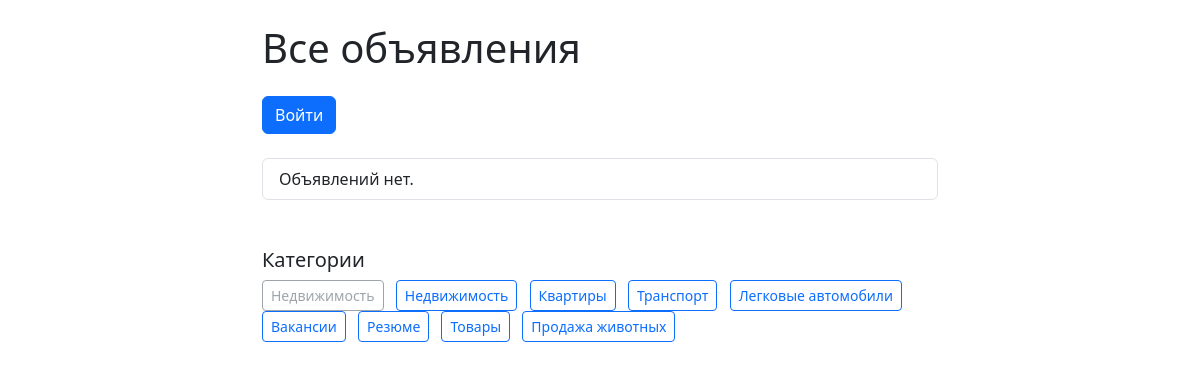
/requests/category/nedvizhimost/, run on the app's committed database.
### ads/models.py (models this page shows, shortened)
class Category(models.Model):
    name = models.CharField("Название категории", max_length=100)
    slug = models.SlugField(max_length=100, unique=True)

### ads/views.py (the view)
# urls.py: path('category/<slug:slug>/', views.ads_by_category, name='ads_by_category'),
def ads_by_category(request, slug):
    category = get_object_or_404(Category, slug=slug)
    ads = Ad.objects.filter(category=category)
    categories = Category.objects.all()  # чтобы передать в шаблон список категорий
    context = {
        'ads': ads,
        'categories': categories,
        'current_category': category,
    }
    return render(request, 'ads/ad_list.html', context)

### ads/templates/ads/ad_list.html (shortened to what this page needs)
<!DOCTYPE html>
<html lang="ru">
<head>
    <link href="https://cdn.jsdelivr.net/npm/bootstrap@5.3.0/dist/css/bootstrap.min.css" rel="stylesheet">
</head>
<body>
<div class="container mt-4" style="max-width: 700px;">
    <h1 class="mb-4">Все объявления</h1>
    {% if user.is_authenticated %}
        <a href="{% url 'ad_create' %}" class="btn btn-success mb-2">Создать новое объявление</a>
        <a href="{% url 'my_ads' %}" class="btn btn-info mb-2">Мои объявления</a>
    {% else %}
        <a href="{% url 'login' %}" class="btn btn-primary mb-2">Войти</a>
    {% endif %}
    <ul class="list-group mt-3">
        {% for ad in ads %}
            <li class="list-group-item">
                <div class="d-flex justify-content-between align-items-start flex-column">
                    <div class="w-100 d-flex justify-content-between align-items-center">
                        {% if ad.slug %}
                            <a href="{% url 'ad_detail' slug=ad.slug %}">{{ ad.title }}</a>
                        {% else %}
                            {{ ad.title }} <small class="text-danger">(нет ссылки: отсутствует slug)</small>
                        {% endif %}
                        <small class="text-muted">by {{ ad.author.username }}</small>
                    </div>
                    <div class="mt-1">
                        {% for tag in ad.tags.all %}
                            <a href="{% url 'ads_by_tag' slug=tag.slug %}" class="badge bg-secondary text-decoration-none me-1">{{ tag.name }}</a>
                        {% empty %}
                            <small class="text-muted">Без тегов</small>
                        {% endfor %}
                    </div>
                </div>
            </li>
        {% empty %}
            <li class="list-group-item">Объявлений нет.</li>
        {% endfor %}
    </ul>
    <div class="mb-4 mt-5">
        <h5>Категории</h5>
        {% if categories %}
            <ul class="list-inline">
                {% for category in categories %}
                    <li class="list-inline-item">
                        {% if category.slug %}
                            <a href="{% url 'ads_by_category' slug=category.slug %}" class="btn btn-outline-primary btn-sm">{{ category.name }}</a>
                        {% else %}
                            <span class="btn btn-outline-secondary btn-sm disabled" title="Slug отсутствует">{{ category.name }}</span>
                        {% endif %}
                    </li>
                {% endfor %}
            </ul>
        {% else %}
            <p>Категории не найдены.</p>
        {% endif %}
    </div>
</div>
</body>
</html>

### data on the page
Category: name "Недвижимость"
Category: name "Недвижимость"
Category: name "Квартиры"
Category: name "Транспорт"
Category: name "Легковые автомобили"
Category: name "Вакансии"
Category: name "Резюме"
Category: name "Товары"
Category: name "Продажа животных"
